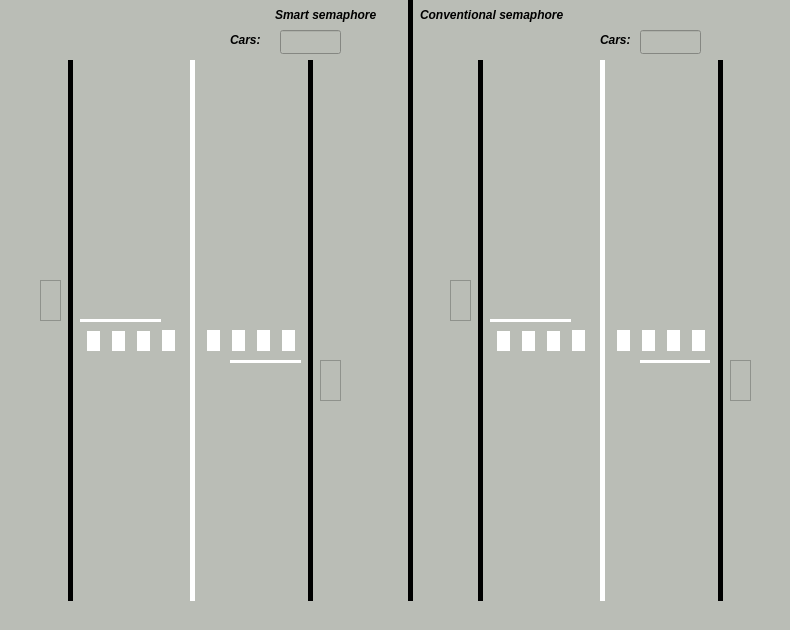
<?xml version="1.0" encoding="UTF-8"?>
<ui version="4.0">
 <class>CrossroadI</class>
 <widget class="QWidget" name="CrossroadI">
  <property name="geometry">
   <rect>
    <x>0</x>
    <y>0</y>
    <width>790</width>
    <height>630</height>
   </rect>
  </property>
  <property name="minimumSize">
   <size>
    <width>790</width>
    <height>630</height>
   </size>
  </property>
  <property name="maximumSize">
   <size>
    <width>790</width>
    <height>630</height>
   </size>
  </property>
  <property name="windowTitle">
   <string>Crossroad I type</string>
  </property>
  <property name="styleSheet">
   <string notr="true">background-color: rgb(186, 189, 182);</string>
  </property>
  <widget class="Line" name="separateLine">
   <property name="geometry">
    <rect>
     <x>400</x>
     <y>0</y>
     <width>20</width>
     <height>601</height>
    </rect>
   </property>
   <property name="frameShadow">
    <enum>QFrame::Plain</enum>
   </property>
   <property name="lineWidth">
    <number>5</number>
   </property>
   <property name="orientation">
    <enum>Qt::Vertical</enum>
   </property>
  </widget>
  <widget class="Line" name="leftSmart">
   <property name="geometry">
    <rect>
     <x>60</x>
     <y>60</y>
     <width>20</width>
     <height>541</height>
    </rect>
   </property>
   <property name="frameShadow">
    <enum>QFrame::Plain</enum>
   </property>
   <property name="lineWidth">
    <number>5</number>
   </property>
   <property name="orientation">
    <enum>Qt::Vertical</enum>
   </property>
  </widget>
  <widget class="Line" name="middleSmart">
   <property name="geometry">
    <rect>
     <x>184</x>
     <y>60</y>
     <width>16</width>
     <height>541</height>
    </rect>
   </property>
   <property name="styleSheet">
    <string notr="true">color: rgb(255, 255, 255);</string>
   </property>
   <property name="frameShadow">
    <enum>QFrame::Plain</enum>
   </property>
   <property name="lineWidth">
    <number>5</number>
   </property>
   <property name="orientation">
    <enum>Qt::Vertical</enum>
   </property>
  </widget>
  <widget class="Line" name="rightSmart">
   <property name="geometry">
    <rect>
     <x>300</x>
     <y>60</y>
     <width>20</width>
     <height>541</height>
    </rect>
   </property>
   <property name="frameShadow">
    <enum>QFrame::Plain</enum>
   </property>
   <property name="lineWidth">
    <number>5</number>
   </property>
   <property name="orientation">
    <enum>Qt::Vertical</enum>
   </property>
  </widget>
  <widget class="Line" name="pedestrian_2">
   <property name="geometry">
    <rect>
     <x>205</x>
     <y>330</y>
     <width>16</width>
     <height>21</height>
    </rect>
   </property>
   <property name="styleSheet">
    <string notr="true">color: rgb(255, 255, 255);</string>
   </property>
   <property name="frameShadow">
    <enum>QFrame::Plain</enum>
   </property>
   <property name="lineWidth">
    <number>13</number>
   </property>
   <property name="orientation">
    <enum>Qt::Vertical</enum>
   </property>
  </widget>
  <widget class="Line" name="pedestrian_4">
   <property name="geometry">
    <rect>
     <x>255</x>
     <y>330</y>
     <width>16</width>
     <height>21</height>
    </rect>
   </property>
   <property name="styleSheet">
    <string notr="true">color: rgb(255, 255, 255);</string>
   </property>
   <property name="frameShadow">
    <enum>QFrame::Plain</enum>
   </property>
   <property name="lineWidth">
    <number>13</number>
   </property>
   <property name="orientation">
    <enum>Qt::Vertical</enum>
   </property>
  </widget>
  <widget class="Line" name="pedestrian_3">
   <property name="geometry">
    <rect>
     <x>230</x>
     <y>330</y>
     <width>16</width>
     <height>21</height>
    </rect>
   </property>
   <property name="styleSheet">
    <string notr="true">color: rgb(255, 255, 255);</string>
   </property>
   <property name="frameShadow">
    <enum>QFrame::Plain</enum>
   </property>
   <property name="lineWidth">
    <number>13</number>
   </property>
   <property name="orientation">
    <enum>Qt::Vertical</enum>
   </property>
  </widget>
  <widget class="Line" name="pedestrian_6">
   <property name="geometry">
    <rect>
     <x>280</x>
     <y>330</y>
     <width>16</width>
     <height>21</height>
    </rect>
   </property>
   <property name="styleSheet">
    <string notr="true">color: rgb(255, 255, 255);</string>
   </property>
   <property name="frameShadow">
    <enum>QFrame::Plain</enum>
   </property>
   <property name="lineWidth">
    <number>13</number>
   </property>
   <property name="orientation">
    <enum>Qt::Vertical</enum>
   </property>
  </widget>
  <widget class="Line" name="pedestrian_5">
   <property name="geometry">
    <rect>
     <x>135</x>
     <y>330</y>
     <width>16</width>
     <height>21</height>
    </rect>
   </property>
   <property name="styleSheet">
    <string notr="true">color: rgb(255, 255, 255);</string>
   </property>
   <property name="frameShadow">
    <enum>QFrame::Plain</enum>
   </property>
   <property name="lineWidth">
    <number>13</number>
   </property>
   <property name="orientation">
    <enum>Qt::Vertical</enum>
   </property>
  </widget>
  <widget class="Line" name="pedestrian_8">
   <property name="geometry">
    <rect>
     <x>110</x>
     <y>330</y>
     <width>16</width>
     <height>21</height>
    </rect>
   </property>
   <property name="styleSheet">
    <string notr="true">color: rgb(255, 255, 255);</string>
   </property>
   <property name="frameShadow">
    <enum>QFrame::Plain</enum>
   </property>
   <property name="lineWidth">
    <number>13</number>
   </property>
   <property name="orientation">
    <enum>Qt::Vertical</enum>
   </property>
  </widget>
  <widget class="Line" name="pedestrian_7">
   <property name="geometry">
    <rect>
     <x>85</x>
     <y>330</y>
     <width>16</width>
     <height>21</height>
    </rect>
   </property>
   <property name="styleSheet">
    <string notr="true">color: rgb(255, 255, 255);</string>
   </property>
   <property name="frameShadow">
    <enum>QFrame::Plain</enum>
   </property>
   <property name="lineWidth">
    <number>13</number>
   </property>
   <property name="orientation">
    <enum>Qt::Vertical</enum>
   </property>
  </widget>
  <widget class="Line" name="pedestrian">
   <property name="geometry">
    <rect>
     <x>160</x>
     <y>330</y>
     <width>16</width>
     <height>21</height>
    </rect>
   </property>
   <property name="styleSheet">
    <string notr="true">color: rgb(255, 255, 255);</string>
   </property>
   <property name="frameShadow">
    <enum>QFrame::Plain</enum>
   </property>
   <property name="lineWidth">
    <number>13</number>
   </property>
   <property name="orientation">
    <enum>Qt::Vertical</enum>
   </property>
  </widget>
  <widget class="Line" name="pedestrian_9">
   <property name="geometry">
    <rect>
     <x>80</x>
     <y>310</y>
     <width>81</width>
     <height>21</height>
    </rect>
   </property>
   <property name="styleSheet">
    <string notr="true">color: rgb(255, 255, 255);</string>
   </property>
   <property name="frameShadow">
    <enum>QFrame::Plain</enum>
   </property>
   <property name="lineWidth">
    <number>3</number>
   </property>
   <property name="orientation">
    <enum>Qt::Horizontal</enum>
   </property>
  </widget>
  <widget class="Line" name="pedestrian_10">
   <property name="geometry">
    <rect>
     <x>230</x>
     <y>351</y>
     <width>71</width>
     <height>20</height>
    </rect>
   </property>
   <property name="styleSheet">
    <string notr="true">color: rgb(255, 255, 255);</string>
   </property>
   <property name="frameShadow">
    <enum>QFrame::Plain</enum>
   </property>
   <property name="lineWidth">
    <number>3</number>
   </property>
   <property name="orientation">
    <enum>Qt::Horizontal</enum>
   </property>
  </widget>
  <widget class="Line" name="pedestrian_11">
   <property name="geometry">
    <rect>
     <x>640</x>
     <y>351</y>
     <width>71</width>
     <height>20</height>
    </rect>
   </property>
   <property name="styleSheet">
    <string notr="true">color: rgb(255, 255, 255);</string>
   </property>
   <property name="frameShadow">
    <enum>QFrame::Plain</enum>
   </property>
   <property name="lineWidth">
    <number>3</number>
   </property>
   <property name="orientation">
    <enum>Qt::Horizontal</enum>
   </property>
  </widget>
  <widget class="Line" name="pedestrian_12">
   <property name="geometry">
    <rect>
     <x>665</x>
     <y>330</y>
     <width>16</width>
     <height>21</height>
    </rect>
   </property>
   <property name="styleSheet">
    <string notr="true">color: rgb(255, 255, 255);</string>
   </property>
   <property name="frameShadow">
    <enum>QFrame::Plain</enum>
   </property>
   <property name="lineWidth">
    <number>13</number>
   </property>
   <property name="orientation">
    <enum>Qt::Vertical</enum>
   </property>
  </widget>
  <widget class="Line" name="pedestrian_13">
   <property name="geometry">
    <rect>
     <x>640</x>
     <y>330</y>
     <width>16</width>
     <height>21</height>
    </rect>
   </property>
   <property name="styleSheet">
    <string notr="true">color: rgb(255, 255, 255);</string>
   </property>
   <property name="frameShadow">
    <enum>QFrame::Plain</enum>
   </property>
   <property name="lineWidth">
    <number>13</number>
   </property>
   <property name="orientation">
    <enum>Qt::Vertical</enum>
   </property>
  </widget>
  <widget class="Line" name="pedestrian_14">
   <property name="geometry">
    <rect>
     <x>520</x>
     <y>330</y>
     <width>16</width>
     <height>21</height>
    </rect>
   </property>
   <property name="styleSheet">
    <string notr="true">color: rgb(255, 255, 255);</string>
   </property>
   <property name="frameShadow">
    <enum>QFrame::Plain</enum>
   </property>
   <property name="lineWidth">
    <number>13</number>
   </property>
   <property name="orientation">
    <enum>Qt::Vertical</enum>
   </property>
  </widget>
  <widget class="Line" name="pedestrian_15">
   <property name="geometry">
    <rect>
     <x>495</x>
     <y>330</y>
     <width>16</width>
     <height>21</height>
    </rect>
   </property>
   <property name="styleSheet">
    <string notr="true">color: rgb(255, 255, 255);</string>
   </property>
   <property name="frameShadow">
    <enum>QFrame::Plain</enum>
   </property>
   <property name="lineWidth">
    <number>13</number>
   </property>
   <property name="orientation">
    <enum>Qt::Vertical</enum>
   </property>
  </widget>
  <widget class="Line" name="middleSmart_2">
   <property name="geometry">
    <rect>
     <x>594</x>
     <y>60</y>
     <width>16</width>
     <height>541</height>
    </rect>
   </property>
   <property name="styleSheet">
    <string notr="true">color: rgb(255, 255, 255);</string>
   </property>
   <property name="frameShadow">
    <enum>QFrame::Plain</enum>
   </property>
   <property name="lineWidth">
    <number>5</number>
   </property>
   <property name="orientation">
    <enum>Qt::Vertical</enum>
   </property>
  </widget>
  <widget class="Line" name="pedestrian_16">
   <property name="geometry">
    <rect>
     <x>545</x>
     <y>330</y>
     <width>16</width>
     <height>21</height>
    </rect>
   </property>
   <property name="styleSheet">
    <string notr="true">color: rgb(255, 255, 255);</string>
   </property>
   <property name="frameShadow">
    <enum>QFrame::Plain</enum>
   </property>
   <property name="lineWidth">
    <number>13</number>
   </property>
   <property name="orientation">
    <enum>Qt::Vertical</enum>
   </property>
  </widget>
  <widget class="Line" name="pedestrian_17">
   <property name="geometry">
    <rect>
     <x>570</x>
     <y>330</y>
     <width>16</width>
     <height>21</height>
    </rect>
   </property>
   <property name="styleSheet">
    <string notr="true">color: rgb(255, 255, 255);</string>
   </property>
   <property name="frameShadow">
    <enum>QFrame::Plain</enum>
   </property>
   <property name="lineWidth">
    <number>13</number>
   </property>
   <property name="orientation">
    <enum>Qt::Vertical</enum>
   </property>
  </widget>
  <widget class="Line" name="pedestrian_18">
   <property name="geometry">
    <rect>
     <x>615</x>
     <y>330</y>
     <width>16</width>
     <height>21</height>
    </rect>
   </property>
   <property name="styleSheet">
    <string notr="true">color: rgb(255, 255, 255);</string>
   </property>
   <property name="frameShadow">
    <enum>QFrame::Plain</enum>
   </property>
   <property name="lineWidth">
    <number>13</number>
   </property>
   <property name="orientation">
    <enum>Qt::Vertical</enum>
   </property>
  </widget>
  <widget class="Line" name="rightSmart_2">
   <property name="geometry">
    <rect>
     <x>710</x>
     <y>60</y>
     <width>20</width>
     <height>541</height>
    </rect>
   </property>
   <property name="frameShadow">
    <enum>QFrame::Plain</enum>
   </property>
   <property name="lineWidth">
    <number>5</number>
   </property>
   <property name="orientation">
    <enum>Qt::Vertical</enum>
   </property>
  </widget>
  <widget class="Line" name="leftSmart_2">
   <property name="geometry">
    <rect>
     <x>470</x>
     <y>60</y>
     <width>20</width>
     <height>541</height>
    </rect>
   </property>
   <property name="frameShadow">
    <enum>QFrame::Plain</enum>
   </property>
   <property name="lineWidth">
    <number>5</number>
   </property>
   <property name="orientation">
    <enum>Qt::Vertical</enum>
   </property>
  </widget>
  <widget class="Line" name="pedestrian_19">
   <property name="geometry">
    <rect>
     <x>490</x>
     <y>310</y>
     <width>81</width>
     <height>21</height>
    </rect>
   </property>
   <property name="styleSheet">
    <string notr="true">color: rgb(255, 255, 255);</string>
   </property>
   <property name="frameShadow">
    <enum>QFrame::Plain</enum>
   </property>
   <property name="lineWidth">
    <number>3</number>
   </property>
   <property name="orientation">
    <enum>Qt::Horizontal</enum>
   </property>
  </widget>
  <widget class="Line" name="pedestrian_20">
   <property name="geometry">
    <rect>
     <x>690</x>
     <y>330</y>
     <width>16</width>
     <height>21</height>
    </rect>
   </property>
   <property name="styleSheet">
    <string notr="true">color: rgb(255, 255, 255);</string>
   </property>
   <property name="frameShadow">
    <enum>QFrame::Plain</enum>
   </property>
   <property name="lineWidth">
    <number>13</number>
   </property>
   <property name="orientation">
    <enum>Qt::Vertical</enum>
   </property>
  </widget>
  <widget class="QLabel" name="conventionalSemaphoreLabel">
   <property name="geometry">
    <rect>
     <x>420</x>
     <y>0</y>
     <width>181</width>
     <height>31</height>
    </rect>
   </property>
   <property name="font">
    <font>
     <weight>75</weight>
     <bold>true</bold>
    </font>
   </property>
   <property name="text">
    <string>&lt;html&gt;&lt;head/&gt;&lt;body&gt;&lt;p&gt;&lt;span style=&quot; font-style:italic;&quot;&gt;Conventional semaphore&lt;/span&gt;&lt;/p&gt;&lt;/body&gt;&lt;/html&gt;</string>
   </property>
  </widget>
  <widget class="QLabel" name="smartSemaphoreLabel">
   <property name="geometry">
    <rect>
     <x>275</x>
     <y>0</y>
     <width>131</width>
     <height>31</height>
    </rect>
   </property>
   <property name="font">
    <font>
     <weight>75</weight>
     <bold>true</bold>
    </font>
   </property>
   <property name="text">
    <string>&lt;html&gt;&lt;head/&gt;&lt;body&gt;&lt;p&gt;&lt;span style=&quot; font-style:italic;&quot;&gt;Smart semaphore&lt;/span&gt;&lt;/p&gt;&lt;/body&gt;&lt;/html&gt;</string>
   </property>
  </widget>
  <widget class="Semaphore" name="_Ssemaphore1">
   <property name="geometry">
    <rect>
     <x>40</x>
     <y>280</y>
     <width>21</width>
     <height>41</height>
    </rect>
   </property>
   <property name="frameShape">
    <enum>QFrame::StyledPanel</enum>
   </property>
   <property name="frameShadow">
    <enum>QFrame::Raised</enum>
   </property>
  </widget>
  <widget class="Semaphore" name="_Ssemaphore2">
   <property name="geometry">
    <rect>
     <x>320</x>
     <y>360</y>
     <width>21</width>
     <height>41</height>
    </rect>
   </property>
   <property name="frameShape">
    <enum>QFrame::StyledPanel</enum>
   </property>
   <property name="frameShadow">
    <enum>QFrame::Raised</enum>
   </property>
  </widget>
  <widget class="Semaphore" name="_Csemaphore2">
   <property name="geometry">
    <rect>
     <x>730</x>
     <y>360</y>
     <width>21</width>
     <height>41</height>
    </rect>
   </property>
   <property name="frameShape">
    <enum>QFrame::StyledPanel</enum>
   </property>
   <property name="frameShadow">
    <enum>QFrame::Raised</enum>
   </property>
  </widget>
  <widget class="Semaphore" name="_Csemaphore1">
   <property name="geometry">
    <rect>
     <x>450</x>
     <y>280</y>
     <width>21</width>
     <height>41</height>
    </rect>
   </property>
   <property name="frameShape">
    <enum>QFrame::StyledPanel</enum>
   </property>
   <property name="frameShadow">
    <enum>QFrame::Raised</enum>
   </property>
  </widget>
  <widget class="QLabel" name="label_3">
   <property name="geometry">
    <rect>
     <x>230</x>
     <y>30</y>
     <width>41</width>
     <height>20</height>
    </rect>
   </property>
   <property name="font">
    <font>
     <weight>50</weight>
     <italic>true</italic>
     <bold>false</bold>
    </font>
   </property>
   <property name="text">
    <string>&lt;html&gt;&lt;head/&gt;&lt;body&gt;&lt;p&gt;&lt;span style=&quot; font-weight:600;&quot;&gt;Cars:&lt;/span&gt;&lt;/p&gt;&lt;/body&gt;&lt;/html&gt;</string>
   </property>
  </widget>
  <widget class="QLabel" name="label_4">
   <property name="geometry">
    <rect>
     <x>600</x>
     <y>30</y>
     <width>41</width>
     <height>20</height>
    </rect>
   </property>
   <property name="font">
    <font>
     <weight>50</weight>
     <italic>true</italic>
     <bold>false</bold>
    </font>
   </property>
   <property name="text">
    <string>&lt;html&gt;&lt;head/&gt;&lt;body&gt;&lt;p&gt;&lt;span style=&quot; font-weight:600;&quot;&gt;Cars:&lt;/span&gt;&lt;/p&gt;&lt;/body&gt;&lt;/html&gt;</string>
   </property>
  </widget>
  <widget class="QLineEdit" name="totalCarsSmart">
   <property name="geometry">
    <rect>
     <x>280</x>
     <y>30</y>
     <width>61</width>
     <height>24</height>
    </rect>
   </property>
   <property name="readOnly">
    <bool>true</bool>
   </property>
  </widget>
  <widget class="QLineEdit" name="totalCarsConv">
   <property name="geometry">
    <rect>
     <x>640</x>
     <y>30</y>
     <width>61</width>
     <height>24</height>
    </rect>
   </property>
   <property name="readOnly">
    <bool>true</bool>
   </property>
  </widget>
  <zorder>label_3</zorder>
  <zorder>separateLine</zorder>
  <zorder>leftSmart</zorder>
  <zorder>middleSmart</zorder>
  <zorder>rightSmart</zorder>
  <zorder>pedestrian_2</zorder>
  <zorder>pedestrian_4</zorder>
  <zorder>pedestrian_3</zorder>
  <zorder>pedestrian_6</zorder>
  <zorder>pedestrian_5</zorder>
  <zorder>pedestrian_8</zorder>
  <zorder>pedestrian_7</zorder>
  <zorder>pedestrian</zorder>
  <zorder>pedestrian_9</zorder>
  <zorder>pedestrian_10</zorder>
  <zorder>pedestrian_11</zorder>
  <zorder>pedestrian_12</zorder>
  <zorder>pedestrian_13</zorder>
  <zorder>pedestrian_14</zorder>
  <zorder>pedestrian_15</zorder>
  <zorder>middleSmart_2</zorder>
  <zorder>pedestrian_16</zorder>
  <zorder>pedestrian_17</zorder>
  <zorder>pedestrian_18</zorder>
  <zorder>rightSmart_2</zorder>
  <zorder>leftSmart_2</zorder>
  <zorder>pedestrian_19</zorder>
  <zorder>pedestrian_20</zorder>
  <zorder>conventionalSemaphoreLabel</zorder>
  <zorder>smartSemaphoreLabel</zorder>
  <zorder>_Ssemaphore1</zorder>
  <zorder>_Ssemaphore2</zorder>
  <zorder>_Csemaphore2</zorder>
  <zorder>_Csemaphore1</zorder>
  <zorder>label_4</zorder>
  <zorder>totalCarsSmart</zorder>
  <zorder>totalCarsConv</zorder>
 </widget>
 <customwidgets>
  <customwidget>
   <class>Semaphore</class>
   <extends>QFrame</extends>
   <header>semaphore.hpp</header>
   <container>1</container>
  </customwidget>
 </customwidgets>
 <resources/>
 <connections/>
</ui>
